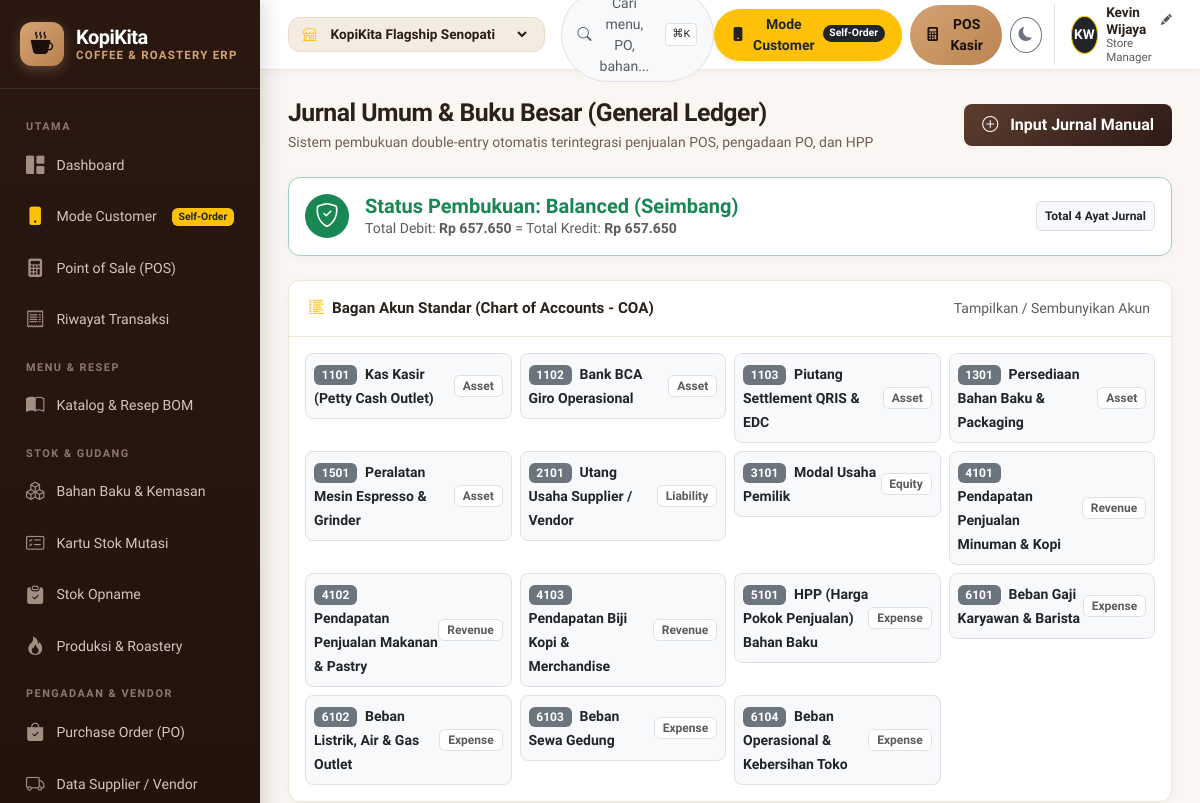
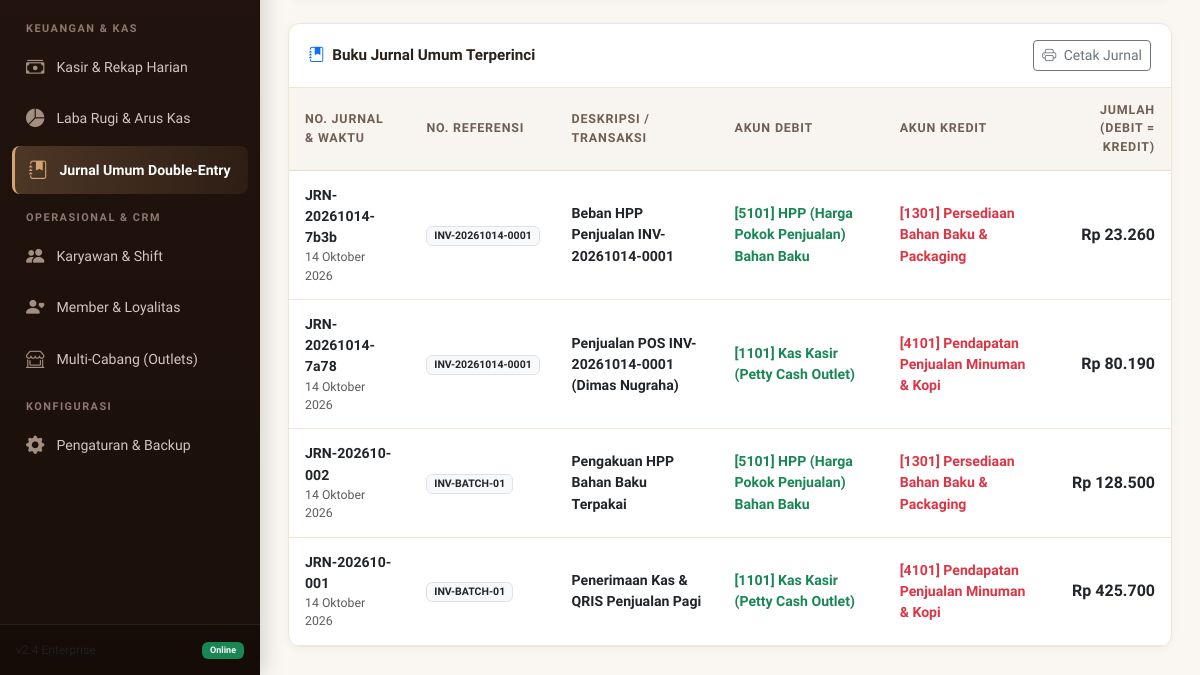
/journals.php, run on an earlier commit of the app's database (2 pictures, top to bottom).
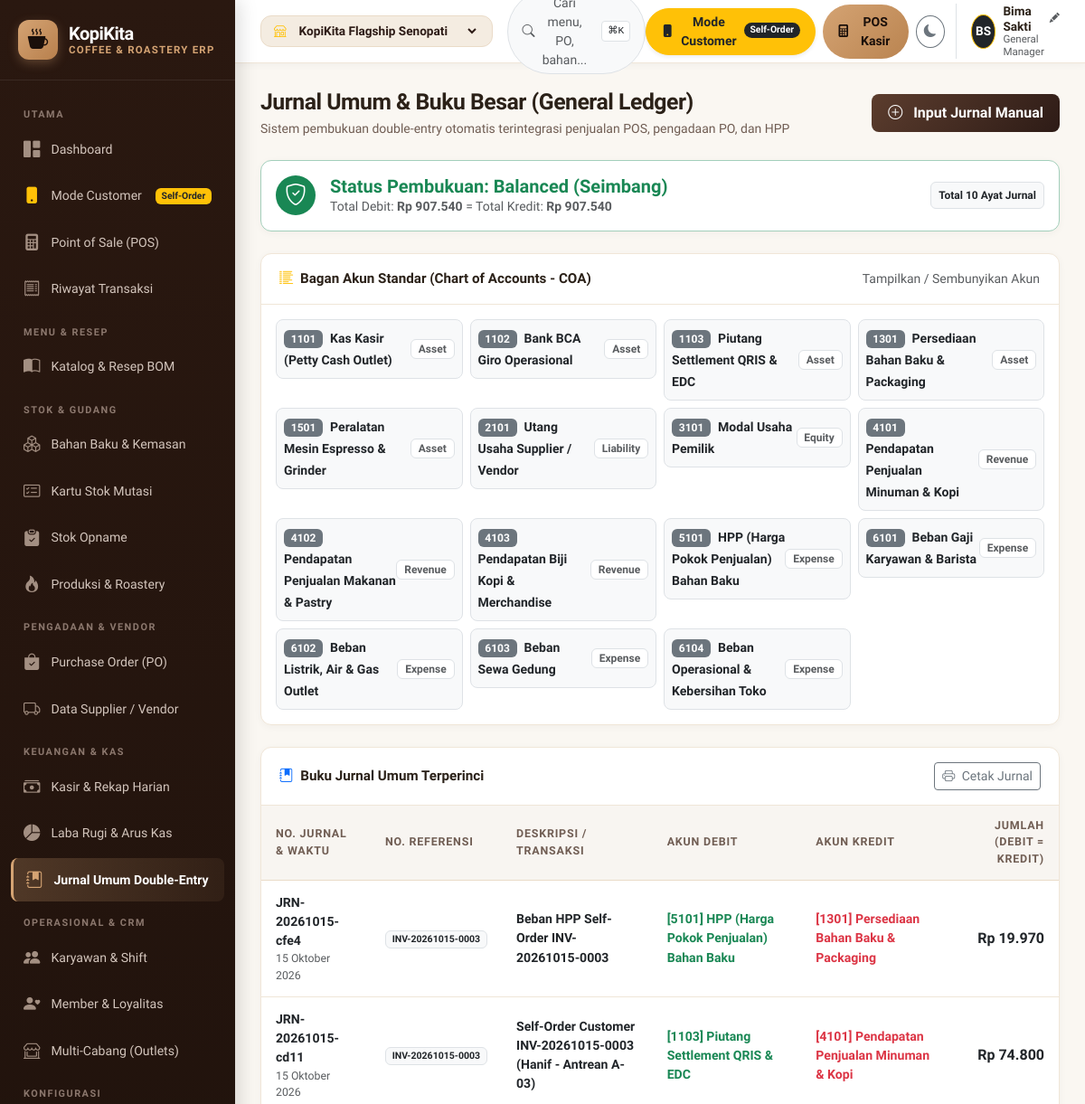
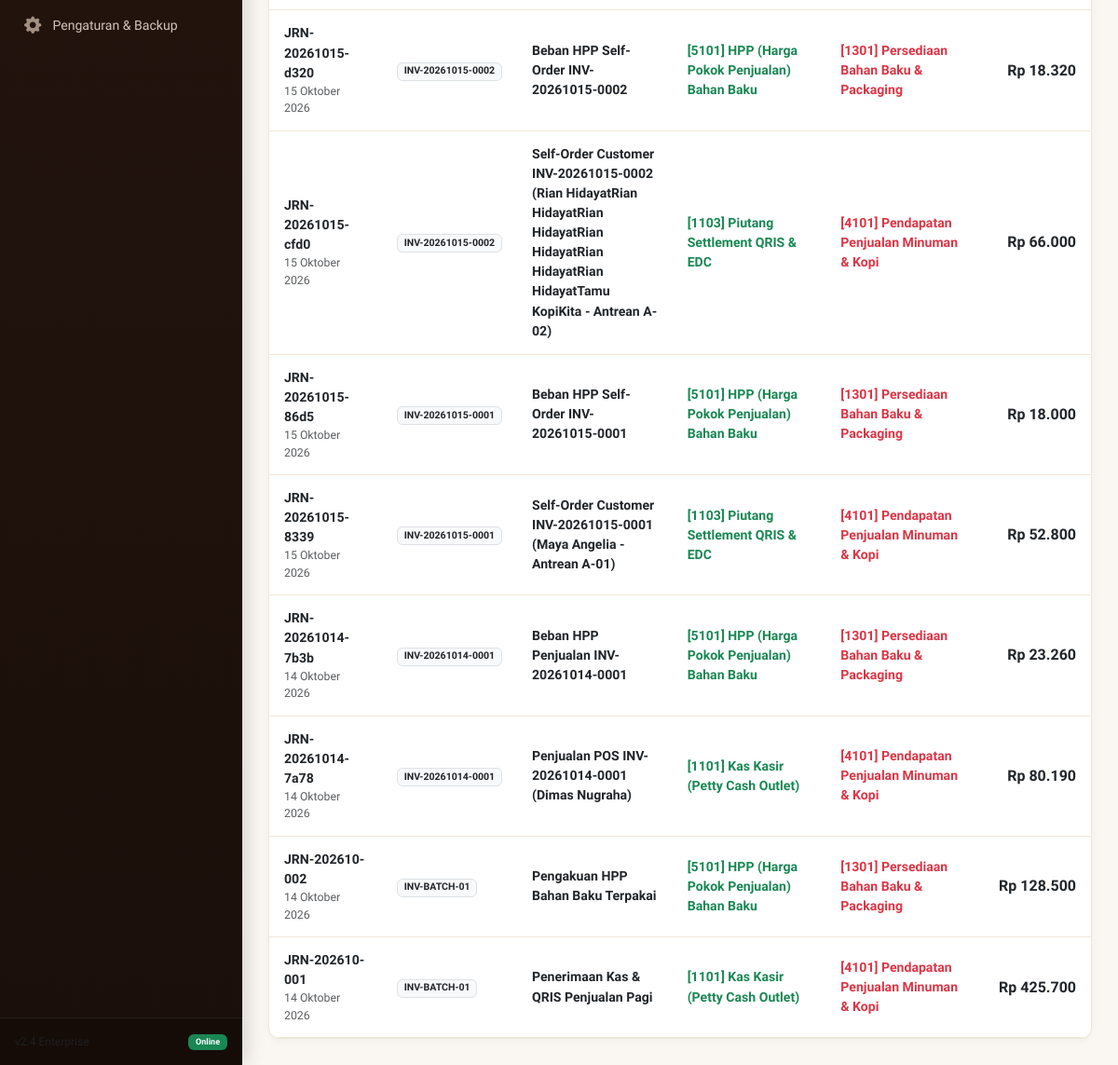
And on a later commit of the database (2 pictures, top to bottom).
### tables this page shows
CREATE TABLE gl_accounts (
    code INTEGER PRIMARY KEY,
    name TEXT NOT NULL,
    type TEXT NOT NULL,
    balance REAL DEFAULT 0
);

CREATE TABLE journal_entries (
    id INTEGER PRIMARY KEY AUTOINCREMENT,
    entry_no TEXT NOT NULL,
    entry_date TEXT NOT NULL,
    description TEXT NOT NULL,
    reference_no TEXT,
    debit_account INTEGER NOT NULL,
    credit_account INTEGER NOT NULL,
    amount REAL NOT NULL,
    created_at TEXT DEFAULT (datetime('now', 'localtime')),
    FOREIGN KEY (debit_account) REFERENCES gl_accounts(code),
    FOREIGN KEY (credit_account) REFERENCES gl_accounts(code)
);

CREATE TABLE app_settings (
    key_name TEXT PRIMARY KEY,
    val_text TEXT
);

### includes/db.php (called while the page is built, shortened)
<?php
$isVercel = !empty($_ENV['VERCEL']) || !empty(getenv('VERCEL')) || !is_writable(dirname(__DIR__));
try {
    $db = new PDO('sqlite:' . DB_FILE);
    $db->setAttribute(PDO::ATTR_ERRMODE, PDO::ERRMODE_EXCEPTION);
    $db->setAttribute(PDO::ATTR_DEFAULT_FETCH_MODE, PDO::FETCH_ASSOC);
    $db->exec('PRAGMA foreign_keys = ON;');
    if (!$isVercel) {
        $db->exec('PRAGMA journal_mode = WAL;');
    }
} catch (PDOException $e) {
    die("KopiKita ERP Database Error: " . $e->getMessage());
}
function dbQuery($sql, $params = []) {
    global $db;
    $stmt = $db->prepare($sql);
    $stmt->execute($params);
    return $stmt;
}
function dbFetchOne($sql, $params = []) {
    $stmt = dbQuery($sql, $params);
    return $stmt->fetch();
}
function dbFetchAll($sql, $params = []) {
    $stmt = dbQuery($sql, $params);
    return $stmt->fetchAll();
}

### includes/functions.php (called while the page is built, shortened)
<?php
require_once __DIR__ . '/db.php';
function formatRupiah($amount, $withPrefix = true) {
    $num = is_numeric($amount) ? (float)$amount : 0;
    $formatted = number_format($num, 0, ',', '.');
    return $withPrefix ? 'Rp ' . $formatted : $formatted;
}
function formatDate($datetime, $format = 'datetime') {
    $time = strtotime($datetime);
    $bulanIndo = [
        1 => 'Januari', 'Februari', 'Maret', 'April', 'Mei', 'Juni',
        'Juli', 'Agustus', 'September', 'Oktober', 'November', 'Desember'
    ];
    $d = date('j', $time);
    $m = (int)date('n', $time);
    $y = date('Y', $time);
    switch ($format) {
        case 'date':
            return "{$d} {$bulanIndo[$m]} {$y}";
    }
}
function getCurrentUser() {
    $managerName = getAppSetting('manager_name', 'Kevin Wijaya');
    $managerRole = getAppSetting('manager_role', 'Store Manager');
    $activeRole = $_SESSION['active_role'] ?? 'manager';
    $initials = '';
    $parts = explode(' ', trim($managerName));
    foreach ($parts as $p) {
        if (!empty($p)) $initials .= strtoupper(substr($p, 0, 1));
        if (strlen($initials) >= 2) break;
    }
    $user = [
        'name' => $managerName,
        'role' => $managerRole,
        'initials' => $initials,
        'active_role' => $activeRole
    ];
    return $user;
}
function getAppSetting($key, $default = '') {
    $row = dbFetchOne("SELECT val_text FROM app_settings WHERE key_name = ?", [$key]);
    return $row ? $row['val_text'] : $default;
}

### journals.php (the view, shortened to what the changed rows need)
<?php
require_once __DIR__ . '/includes/header.php';
$accounts = dbFetchAll("SELECT * FROM gl_accounts ORDER BY code ASC");
$accMap = [];
foreach ($accounts as $a) {
    $accMap[$a['code']] = $a['name'];
}
$journals = dbFetchAll("
    SELECT j.*,
           da.name as debit_name, da.type as debit_type,
           ca.name as credit_name, ca.type as credit_type
    FROM journal_entries j
    LEFT JOIN gl_accounts da ON j.debit_account = da.code
    LEFT JOIN gl_accounts ca ON j.credit_account = ca.code
    ORDER BY j.id DESC
");
$totalDebitSum = array_sum(array_column($journals, 'amount'));
$totalCreditSum = $totalDebitSum;
?>
<div class="page-header">
    <div>
        <h1 class="page-title">Jurnal Umum & Buku Besar (General Ledger)</h1>
    </div>
</div>
<div class="card-coffee border-success-subtle mb-4">
    <div class="card-body p-3 d-flex flex-column flex-md-row justify-content-between align-items-md-center gap-3">
        <div class="d-flex align-items-center gap-3">
            <div>
                <div class="text-muted small">Total Debit: <strong><?php echo formatRupiah($totalDebitSum); ?></strong> = Total Kredit: <strong><?php echo formatRupiah($totalCreditSum); ?></strong></div>
            </div>
        </div>
        <div class="d-flex gap-2">
            <span class="badge bg-light text-dark border p-2">Total <?php echo count($journals); ?> Ayat Jurnal</span>
        </div>
    </div>
</div>
<div class="card-coffee mb-4">
    <div class="collapse show" id="coaCollapse">
        <div class="card-body p-3">
            <div class="row g-2">
                <?php foreach ($accounts as $acc): ?>
                    <div class="col-12 col-sm-6 col-lg-3">
                        <div class="p-2 border rounded-3 bg-light d-flex justify-content-between align-items-center">
                            <div>
                                <span class="badge bg-secondary text-white me-1"><?php echo $acc['code']; ?></span>
                                <span class="fw-bold text-dark small"><?php echo htmlspecialchars($acc['name']); ?></span>
                            </div>
                            <span class="badge bg-white text-muted border small"><?php echo htmlspecialchars($acc['type']); ?></span>
                        </div>
                    </div>
                <?php endforeach; ?>
            </div>
        </div>
    </div>
</div>
<div class="card-coffee">
    <div class="table-responsive">
        <table class="table-coffee table-hover">
            <thead>
                <tr>
                    <th>No. Jurnal & Waktu</th>
                    <th>No. Referensi</th>
                    <th>Deskripsi / Transaksi</th>
                    <th>Akun Debit</th>
                    <th>Akun Kredit</th>
                    <th class="text-end">Jumlah (Debit = Kredit)</th>
                </tr>
            </thead>
            <tbody>
                <?php if (empty($journals)): ?>
                    <tr>
                        <td colspan="6" class="text-center py-5 text-muted">Belum ada ayat jurnal pembukuan</td>
                    </tr>
                <?php else: ?>
                    <?php foreach ($journals as $j): ?>
                        <tr>
                            <td>
                                <div class="fw-bold text-dark"><?php echo htmlspecialchars($j['entry_no']); ?></div>
                                <div class="text-muted small"><?php echo formatDate($j['entry_date'], 'date'); ?></div>
                            </td>
                            <td>
                                <span class="badge bg-light text-dark border">
                                    <?php echo htmlspecialchars($j['reference_no'] ?: '-'); ?>
                                </span>
                            </td>
                            <td>
                                <div class="fw-bold text-dark" style="max-width: 280px;"><?php echo htmlspecialchars($j['description']); ?></div>
                            </td>
                            <td>
                                <div class="text-success fw-bold">
                                    [<?php echo $j['debit_account']; ?>] <?php echo htmlspecialchars($j['debit_name'] ?? $accMap[$j['debit_account']] ?? 'Akun Debit'); ?>
                                </div>
                            </td>
                            <td>
                                <div class="text-danger fw-bold">
                                    [<?php echo $j['credit_account']; ?>] <?php echo htmlspecialchars($j['credit_name'] ?? $accMap[$j['credit_account']] ?? 'Akun Kredit'); ?>
                                </div>
                            </td>
                            <td class="text-end fw-bold fs-6 text-dark">
                                <?php echo formatRupiah($j['amount']); ?>
                            </td>
                        </tr>
                    <?php endforeach; ?>
                <?php endif; ?>
            </tbody>
        </table>
    </div>
</div>
<?php require_once __DIR__ . '/includes/footer.php'; ?>

### includes/header.php (shortened to what the changed rows need)
<?php
require_once __DIR__ . '/functions.php';
$currentUser = getCurrentUser();
?>
<!DOCTYPE html>
<html lang="id" data-theme="light">
<head>
    <link href="https://cdn.jsdelivr.net/npm/bootstrap@5.3.3/dist/css/bootstrap.min.css" rel="stylesheet">
    <link rel="stylesheet" href="https://cdn.jsdelivr.net/npm/bootstrap-icons@1.11.3/font/bootstrap-icons.min.css">
    <link rel="stylesheet" href="assets/css/style.css">
</head>
<body>
<div class="app-container">
    <?php require_once __DIR__ . '/sidebar.php'; ?>
    <div class="app-main">
        <header class="app-header">
            <div class="d-flex align-items-center gap-2">
                <div class="d-flex align-items-center gap-2 border-start ps-3 ms-1" style="cursor: pointer;" data-bs-toggle="modal" data-bs-target="#userProfileModal" title="Klik untuk Ganti Nama Manager & Role">
                    <div class="rounded-circle bg-dark text-white d-flex align-items-center justify-content-center border border-warning" style="width: 38px; height: 38px; font-weight: 700; font-size: 0.85rem;" id="headerUserInitials">
                        <?php echo htmlspecialchars($currentUser['initials']); ?>
                    </div>
                    <div class="d-none d-md-block text-start" style="line-height: 1.2;">
                        <div class="fw-bold d-flex align-items-center gap-1" style="font-size: 0.85rem;">
                            <span id="headerUserName"><?php echo htmlspecialchars($currentUser['name']); ?></span>
                            <i class="bi bi-pencil-fill text-muted" style="font-size: 0.7rem;"></i>
                        </div>
                        <div class="text-muted" style="font-size: 0.72rem;" id="headerUserRole"><?php echo htmlspecialchars($currentUser['role']); ?></div>
                    </div>
                </div>
            </div>
        </header>
        <main class="page-body">

What changed in the data, as far as the page shows it:
added app_settings: val_text "Bima Sakti"
added journal_entries: entry_no "JRN-20261015-cfe4", entry_date "15 Oktober 2026", reference_no "INV-20261015-0003", description "Beban HPP Self-Order INV-20261015-0003", debit_account "5101", debit_name "HPP (Harga Pokok Penjualan) Bahan Baku", credit_account "1301", credit_name "Persediaan Bahan Baku & Packaging", amount "Rp 19.970"
added journal_entries: entry_no "JRN-20261015-cd11", entry_date "15 Oktober 2026", reference_no "INV-20261015-0003", description "Self-Order Customer INV-20261015-0003 (Hanif - Antrean A-03)", debit_account "1103", debit_name "Piutang Settlement QRIS & EDC", credit_account "4101", credit_name "Pendapatan Penjualan Minuman & Kopi", amount "Rp 74.800"
added journal_entries: entry_no "JRN-20261015-d320", entry_date "15 Oktober 2026", reference_no "INV-20261015-0002", description "Beban HPP Self-Order INV-20261015-0002", debit_account "5101", debit_name "HPP (Harga Pokok Penjualan) Bahan Baku", credit_account "1301", credit_name "Persediaan Bahan Baku & Packaging", amount "Rp 18.320"
added journal_entries: entry_no "JRN-20261015-cfd0", entry_date "15 Oktober 2026", reference_no "INV-20261015-0002", description "Self-Order Customer INV-20261015-0002 (Rian HidayatRian HidayatRian HidayatRian HidayatRian HidayatRian HidayatTamu KopiKita - Antrean A-02)", debit_account "1103", debit_name "Piutang Settlement QRIS & EDC", credit_account "4101", credit_name "Pendapatan Penjualan Minuman & Kopi", amount "Rp 66.000"
added journal_entries: entry_no "JRN-20261015-86d5", entry_date "15 Oktober 2026", reference_no "INV-20261015-0001", description "Beban HPP Self-Order INV-20261015-0001", debit_account "5101", debit_name "HPP (Harga Pokok Penjualan) Bahan Baku", credit_account "1301", credit_name "Persediaan Bahan Baku & Packaging", amount "Rp 18.000"
added journal_entries: entry_no "JRN-20261015-8339", entry_date "15 Oktober 2026", reference_no "INV-20261015-0001", description "Self-Order Customer INV-20261015-0001 (Maya Angelia - Antrean A-01)", debit_account "1103", debit_name "Piutang Settlement QRIS & EDC", credit_account "4101", credit_name "Pendapatan Penjualan Minuman & Kopi", amount "Rp 52.800"
Also different on the page:
$currentUser['initials']: "KW" → "BS"
$currentUser['role']: "Store Manager" → "General Manager"
formatRupiah($totalDebitSum): "Rp 657.650" → "Rp 907.540"
formatRupiah($totalCreditSum): "Rp 657.650" → "Rp 907.540"
count($journals): "4" → "10"
$currentUser['name']: "Kevin Wijaya" → (not shown)
